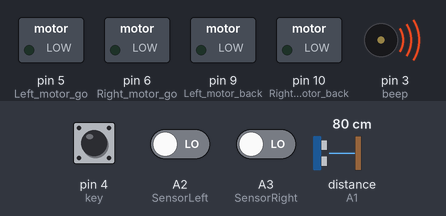
This sketch was run on a simulated Arduino Uno, built with avr-gcc and run on an emulated ATmega328P. Parts: switched loads named in the sketch (green lamp = pin HIGH), buzzer (waves = sounding, pin HIGH). The inputs (shaded band) are chosen by the test bench; at power-on: pin 4 (key) HIGH, A2 (SensorLeft) LOW, A3 (SensorRight) LOW, distance to the obstacle (sensor on A1) 80 cm. The echo pulse lasts 58.3 µs per cm; pins used as bus, display or sensor lines are not drawn.

Above: at 1.2 s.
1.3 s: pin 4 (key) pulled LOW for 0.15 s
At 2.8 s:
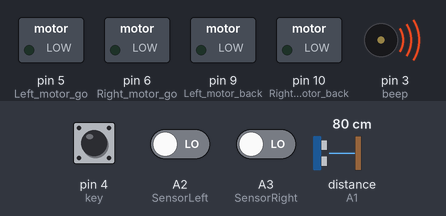
4.4 s: A2 (SensorLeft) driven HIGH
At 5.5 s:
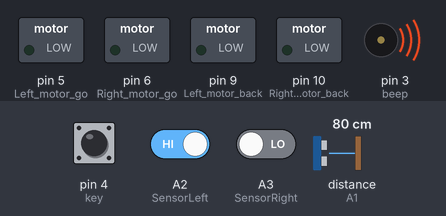
7.4 s: A2 (SensorLeft) driven LOW
At 8.4 s:
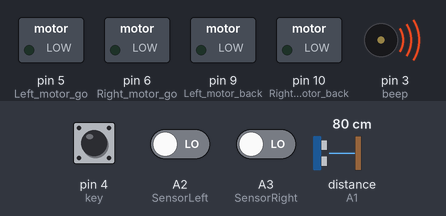
10.4 s: A3 (SensorRight) driven HIGH
At 11.1 s:
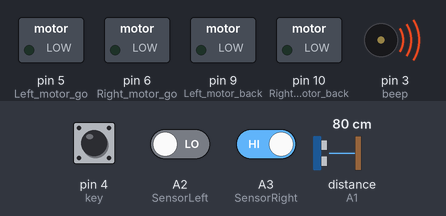
13.4 s: A3 (SensorRight) driven LOW
Timing chart, 0 to 15.8 s (numbered marks = the images above; inputs shaded):
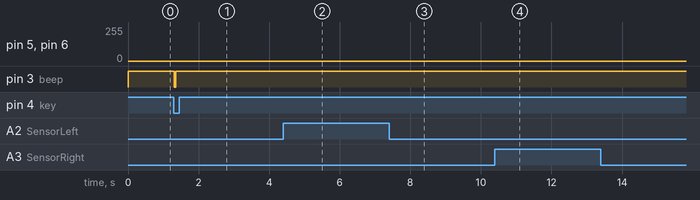

Measured:
- after the input at 1.3 s, pin 3 (beep): HIGH → LOW at once, → HIGH 0.05 s later
- after the input at 4.4 s, pin 5 (Left_motor_go), pin 6 (Right_motor_go): stays 0/255 (without the input it goes to 100/255 after 1.7 s)
- after the input at 7.4 s, pin 6 (Right_motor_go): stays 0/255 (without the input it goes to 100/255 after 3.0 s)
- after the input at 10.4 s, pin 5 (Left_motor_go), pin 6 (Right_motor_go): stays 0/255 (without the input it goes to 100/255 after 1.7 s)

The sketch:

tracking_ultrasonic.ino
```cpp
//============================================================================
//  Line Walking and  check obstacle Experiment
//=============================================================================

//==============================
//Set motor port
//==============================
int Left_motor_back = 9;
int Left_motor_go = 5;
int Right_motor_go = 6;
int Right_motor_back = 10;
int Right_motor_en = 8;
int Left_motor_en = 7;

/*Set Button port*/
int key=4;

/*Set BUZZER port*/
int beep=3;

/*Line Walking*/
const int SensorRight = A3;   	// Set Right Line Walking Infrared sensor port
const int SensorLeft = A2;     	// Set Left Line Walking Infrared sensor port
int SL;    // State of Left Line Walking Infrared sensor
int SR;    // State of Right Line Walking Infrared sensor

/*Ultrasonic Sensor*/
int Echo = A1;  // Set Echo port
int Trig =A0; // Set Trig port
int Distance = 0;

void setup()
{
  //Initialize motor drive for output mode
  pinMode(Left_motor_go,OUTPUT);
  pinMode(Left_motor_back,OUTPUT);
  pinMode(Right_motor_go,OUTPUT);
  pinMode(Right_motor_back,OUTPUT);

  pinMode(key,INPUT);// Set button as input
  pinMode(beep,OUTPUT);// Set buzzer as output

  pinMode(SensorRight, INPUT); // Set Right Line Walking Infrared sensor as input
  pinMode(SensorLeft, INPUT); // Set left Line Walking Infrared sensor as input

  pinMode(Echo, INPUT);    // Set Ultrasonic echo port as input
  pinMode(Trig, OUTPUT);   // Set Ultrasonic trig port as input

  digitalWrite(key,HIGH);//Initialize button
  digitalWrite(beep,HIGH);// set buzzer mute
}

//=======================Motor=========================

void run()
{
  digitalWrite(Right_motor_go,HIGH);// right motor go ahead
  digitalWrite(Right_motor_back,LOW);
  analogWrite(Right_motor_go,100);//PWM--Pulse Width Modulation(0~255). It can be adjusted to control speed.
  analogWrite(Right_motor_back,0);
  digitalWrite(Left_motor_go,HIGH);// set left motor go ahead
  digitalWrite(Left_motor_back,LOW);
  analogWrite(Left_motor_go,100);//PWM--Pulse Width Modulation(0~255). It can be adjusted to control speed.
  analogWrite(Left_motor_back,0);
}

void brake() //stop
{
  digitalWrite(Right_motor_go,LOW);
  digitalWrite(Right_motor_back,LOW);
  digitalWrite(Left_motor_go,LOW);
  digitalWrite(Left_motor_back,LOW);
}

void left()//turn left
{
  digitalWrite(Right_motor_go,HIGH);	// right motor go ahead
  digitalWrite(Right_motor_back,LOW);
  analogWrite(Right_motor_go,100);
  analogWrite(Right_motor_back,0);// PWM--Pulse Width Modulation(0~255) control speed
  digitalWrite(Left_motor_go,LOW);    // left motor stop
  digitalWrite(Left_motor_back,LOW);
  analogWrite(Left_motor_go,0);
  analogWrite(Left_motor_back,0);// PWM--Pulse Width Modulation(0~255) control speed
}

void spin_left(int time)         //Left rotation
{
  digitalWrite(Right_motor_go,HIGH);	// right motor go ahead
  digitalWrite(Right_motor_back,LOW);
  analogWrite(Right_motor_go,100); // PWM--Pulse Width Modulation(0~255) control speed
  analogWrite(Right_motor_back,0);
  digitalWrite(Left_motor_go,LOW);    // left motor back off
  digitalWrite(Left_motor_back,HIGH);
  analogWrite(Left_motor_go,0);
  analogWrite(Left_motor_back,100); // PWM--Pulse Width Modulation(0~255) control speed
  delay(time * 100);
}

void right() //turn right
{
  digitalWrite(Right_motor_go,LOW);    // right motor stop
  digitalWrite(Right_motor_back,LOW);
  analogWrite(Right_motor_go,0);
  analogWrite(Right_motor_back,0);
  digitalWrite(Left_motor_go,HIGH);// left motor go ahead
  digitalWrite(Left_motor_back,LOW);
  analogWrite(Left_motor_go,100);
  analogWrite(Left_motor_back,0);// PWM--Pulse Width Modulation(0~255) control speed
}

void spin_right(int time)        //Right rotation
{
  digitalWrite(Right_motor_go,LOW);   // right motor back off
  digitalWrite(Right_motor_back,HIGH);
  analogWrite(Right_motor_go,0);
  analogWrite(Right_motor_back,200);// PWM--Pulse Width Modulation(0~255) control speed
  digitalWrite(Left_motor_go,HIGH);// left motor go ahead
  digitalWrite(Left_motor_back,LOW);
  analogWrite(Left_motor_go,200);
  analogWrite(Left_motor_back,0);// PWM--Pulse Width Modulation(0~255) control speed
  delay(time * 100);
}

void back(int time)  //back off
{
  digitalWrite(Right_motor_go,LOW);  //right motor back off
  digitalWrite(Right_motor_back,HIGH);
  analogWrite(Right_motor_go,0);
  analogWrite(Right_motor_back,150);// PWM--Pulse Width Modulation(0~255) control speed
  digitalWrite(Left_motor_go,LOW);  //left motor back off
  digitalWrite(Left_motor_back,HIGH);
  analogWrite(Left_motor_go,0);
  analogWrite(Left_motor_back,150);// PWM--Pulse Width Modulation(0~255) control speed
  delay(time * 100);
}
//==========================================================

void keysacn()
{
  int val;
  val=digitalRead(key);// Reads the button ,the level value assigns to val
  while(digitalRead(key))// When the button is not pressed
  {
    val=digitalRead(key);
  }
  while(!digitalRead(key))// When the button is pressed
  {
    delay(10);	//delay 10ms
    val=digitalRead(key);// Reads the button ,the level value assigns to val
    if(val==LOW)  //Double check the button is pressed
    {

      digitalWrite(beep,LOW);//The buzzer sounds
      delay(50);//delay 50ms
      while(!digitalRead(key))	//Determine if the button is released or not
        digitalWrite(beep,HIGH);//mute
    }
    else
      digitalWrite(beep,HIGH);//mute
  }
}

void Distance_test()   // Measuring front distance
{
  digitalWrite(Trig, LOW);    // set trig port low level for 2μs
  delayMicroseconds(2);
  digitalWrite(Trig, HIGH);  // set trig port high level for 10μs(at least 10μs)
  delayMicroseconds(10);
  digitalWrite(Trig, LOW);    // set trig port low level
  float Fdistance = pulseIn(Echo, HIGH);  // Read echo port high level time(unit:μs)
  Fdistance= Fdistance/58;       // Distance(m) =(time(s) * 344(m/s)) / 2     /****** The speed of sound is 344m/s.*******/
                                 //  ==> 2*Distance(cm) = time(μs) * 0.0344(cm/μs)
                                 // ==> Distance(cm) = time(μs) * 0.0172 = time(μs) / 58
  Serial.print("Distance:");      //Output Distance(cm)
  Serial.println(Fdistance);         //display distance
  Distance = Fdistance;
}

/*main loop*/
void loop()
{
  keysacn();//Press the button to start
  while(1)
  {
    /**************************************************************************************
    Infrared signal back means white undersurface ,returns low level and led lights up.
    Infrared signal gone means black undersurface ,returns high level and led lights off.
    **************************************************************************************/
    SR = digitalRead(SensorRight);//Right Line Walking Infrared sensor against white undersurface,then LED[L2] light illuminates and while against black undersurface,LED[L2] goes off
    SL = digitalRead(SensorLeft);//Left Line Walking Infrared sensor against white undersurface,then LED[L3] light illuminates and while against black undersurface,LED[L3] goes off

    Distance_test();// Measuring front distance
    if((Distance < 20))//The value is the distance that meets the obstacle, and can be set according to the actual situation
      brake();//stop
    else
    {
      if (SL == LOW&&SR==LOW)// Black lines were not detected at the same time
        run();   // go ahead
      else if (SL == LOW & SR == HIGH)// Left sensor against white undersurface and right against black undersurface , the car left off track and need to adjust to the right.
        right();
      else if (SR == LOW & SL ==  HIGH) // Rihgt sensor against white undersurface and left against black undersurface , the car right off track and need to adjust to the left.
        left();
      else // Black lines were detected at the same time , the car stop.
        brake();
    }
  }
}
```
